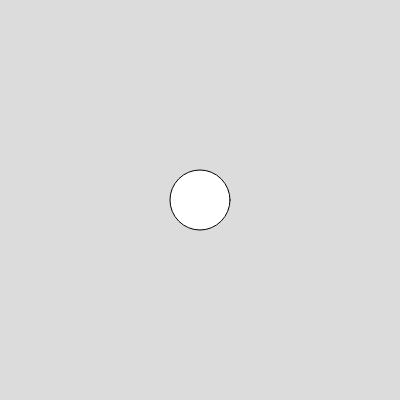
Frame 1 (no input)
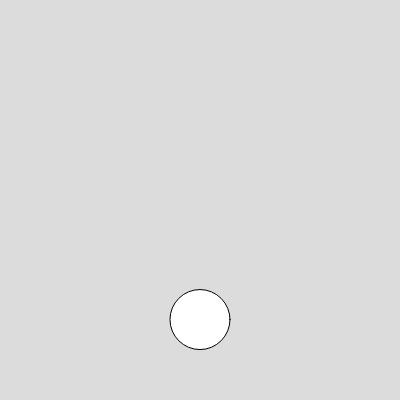
Frame 60 (no input)
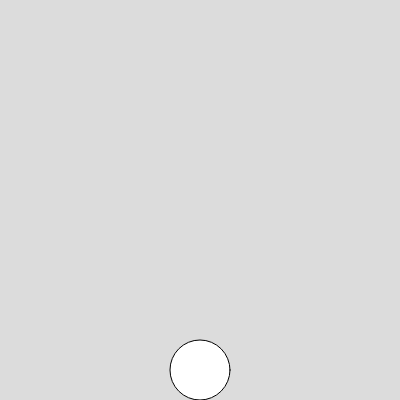
Frame 120 (the mouse pressed at the canvas centre since frame 60)

The p5.js sketch that drew these frames (run headless with seeded random() and noise() and a simulated clock; from frame 60 on, the mouse is pressed at the canvas centre):

// p5.js sketch
// ── sketch.js
let b;

let gravity;

function setup() {
  // y positivo pq no canvas y é pra baixo
  gravity = createVector(0, 1);

  createCanvas(400, 400);
  b = new Ball(200, 200, 30);
}

function draw() {
  background(220);
  b.draw();
  b.update();
}

class Ball {
  constructor(x, y, radius) {
    this.pos = createVector(x, y);
    this.vel = createVector(0, 0);
    this.radius = radius;
  }

  update() {
    this.vel = this.vel.add(gravity);
    this.pos = this.pos.add(this.vel);

    if (this.pos.y + this.radius >= height) {
      this.pos.y = height - this.radius;
      this.vel.y *= -0.8;
    }
  }

  draw() {
    circle(this.pos.x, this.pos.y, this.radius * 2);
  }
}
